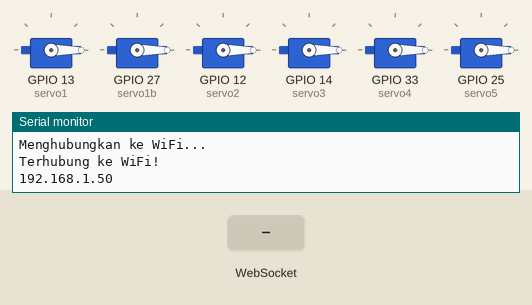
The sketch below on a simulated ESP32. On the bench: 6 × servo, the last lines printed to the serial monitor. The test bench sets the inputs (shaded band). WiFi joins after 1.5 s; servers stay silent unless stated.

Above: at 3.2 s.
3.3 s: WebSocket text "1" received
At 3.6 s:
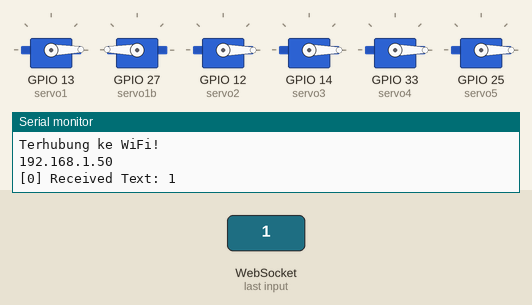
4.8 s: WebSocket text "1:90" received
At 6.0 s:
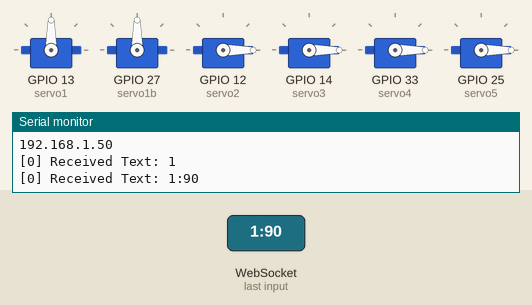
Timing chart, 0 to 7.8 s (numbered marks = the images above; inputs shaded):
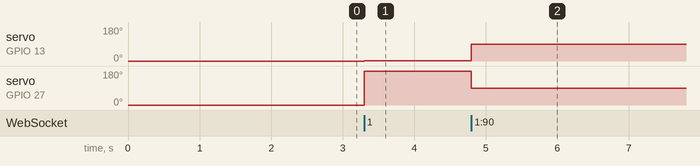

The sketch:

main.ino
```cpp
#include <WiFi.h>
#include <WebServer.h>
#include <ESP32Servo.h>
#include <AccelStepper.h>
#include "WebSocketHandler.h"  // Tambahkan ini

const char* ssid = "Setrika";
const char* password = "11223344";

#define motorInterfaceType 1
#define dirPin 26  // Pin untuk direction
#define stepPin 32

AccelStepper stepper(motorInterfaceType, stepPin, dirPin);

WebServer server(80);  // HTTP server pada port 80

// Objek servo
Servo servo1;   // Lower arm servo 1
Servo servo1b;  // Lower arm servo 2 (tambahan)
Servo servo2;
Servo servo3;
Servo servo4;
Servo servo5;
Servo servo6;

// Initial positions for the servos
int servo1_pos = 0;
int servo1b_pos = 0;
int servo2_pos = 0;
int servo3_pos = 0;
int servo4_pos = 0;
int servo5_pos = 0;
int servo6_pos = 0;

// Constants for recording
const int MAX_MOTION_STEPS = 100;  // Maximum number of steps that can be recorded

// Arrays to store recorded positions
int recordedPositions1[MAX_MOTION_STEPS];
int recordedPositions1b[MAX_MOTION_STEPS];
int recordedPositions2[MAX_MOTION_STEPS];
int recordedPositions3[MAX_MOTION_STEPS];
int recordedPositions4[MAX_MOTION_STEPS];
int recordedPositions5[MAX_MOTION_STEPS];
int recordedPositions6[MAX_MOTION_STEPS];

// Recording variables
// isRecording = false;
// isPlaying = false;
// currentStep = 0;
// playIndex = 0;

// lastPlayTime = 0;

// Halaman HTML
const char* htmlPage = R"rawliteral(
<!DOCTYPE html>
<html lang="en">
  <head>
    <meta charset="UTF-8" />
    <meta name="viewport" content="width=device-width, initial-scale=1.0" />
    <title>Robot Arm Control</title>
    <style>
      body {
        font-family: Arial, sans-serif;
        background-color: #f4f4f4;
        color: #333;
        margin: 0;
        padding: 20px;
        display: flex;
        flex-direction: column;
        align-items: center;
        justify-content: center;
        height: 100vh;
      }

      h1 {
        color: #333;
        margin-bottom: 20px;
      }

      div {
        margin-bottom: 15px;
        width: 100%;
        max-width: 400px;
      }

      label {
        font-size: 1.2em;
        display: block;
        margin-bottom: 5px;
      }

      input[type="range"] {
        width: 100%;
        height: 5px;
        -webkit-appearance: none;
        appearance: none;
        background: #ddd;
        border-radius: 5px;
        outline: none;
      }

      input[type="range"]::-webkit-slider-thumb {
        -webkit-appearance: none;
        appearance: none;
        width: 20px;
        height: 20px;
        background: #333;
        cursor: pointer;
        border-radius: 50%;
      }

      input[type="range"]::-moz-range-thumb {
        width: 20px;
        height: 20px;
        background: #333;
        cursor: pointer;
        border-radius: 50%;
      }

      .degree-display {
        font-size: 1.2em;
        margin-top: 10px;
        text-align: center;
        color: #555;
      }

      .button-container {
        display: flex;
        gap: 10px;
        margin-top: 20px;
        flex-wrap: wrap;
      }

      button {
        padding: 10px 20px;
        font-size: 1em;
        background-color: #333;
        color: white;
        border: none;
        border-radius: 5px;
        cursor: pointer;
        transition: background-color 0.3s ease;
      }

      button:hover {
        background-color: #555;
      }

      /* Responsive styling */
      @media (max-width: 600px) {
        h1 {
          font-size: 1.5em;
        }

        label {
          font-size: 1em;
        }

        button {
          padding: 8px 15px;
          font-size: 0.9em;
        }
      }
    </style>
  </head>
  <body>
    <h1>Robot Arm Control</h1>

    <div id="objectInfo">
      <h2>Object Position and Color</h2>
      <p id="objectPosition">Position: -</p>
      <p id="objectColor">Color: -</p>
    </div>

    <div>
      <label for="servo1">Lower Arm: <span id="servo1Degree">0</span>°</label>
      <input
        type="range"
        id="servo1"
        min="0"
        max="180"
        value="0"
        oninput="updateSlider(1, this.value)"
      />
    </div>

    <div>
      <label for="servo2">Center Arm: <span id="servo2Degree">0</span>°</label>
      <input
        type="range"
        id="servo2"
        min="0"
        max="170"
        value="0"
        oninput="updateSlider(2, this.value)"
      />
    </div>

    <div>
      <label for="servo3">Upper Arm: <span id="servo3Degree">0</span>°</label>
      <input
        type="range"
        id="servo3"
        min="0"
        max="170"
        value="0"
        oninput="updateSlider(3, this.value)"
      />
    </div>

    <div>
      <label for="servo4">Neck Gripper: <span id="servo4Degree">0</span>°</label>
      <input
        type="range"
        id="servo4"
        min="0"
        max="360"
        value="0"
        oninput="updateSlider(4, this.value)"
      />
    </div>

    <div>
      <label for="servo5">Gripper: <span id="servo5Degree">0</span>°</label>
      <input
        type="range"
        id="servo5"
        min="0"
        max="180"
        value="0"
        oninput="updateSlider(5, this.value)"
      />
    </div>

    <div>
      <label for="servo7">Stepper Motor Speed: <span id="servo7Degree">0</span>°</label>
      <input
        type="range"
        id="stepper"
        min="0"
        max="360"
        value="0"
        oninput="updateSlider(7, this.value)"
      />
    </div>

    <!-- Button Section -->
    <div class="button-container">
      <button id="recordBtn" onclick="sendCommand('record')">Record</button>
      <button id="stopRecordBtn" onclick="sendCommand('stopRecord')">Stop Record</button>
      <button id="playRecordBtn" onclick="sendCommand('play')">Play Record</button>
      <button id="stopPlayBtn" onclick="sendCommand('stopPlay')">Stop Play</button>
    </div>

    <script>
      var webSocket = new WebSocket("ws://" + window.location.hostname + ":81/");

      function updateSlider(servo, angle) {
        document.getElementById(`servo${servo}Degree`).innerText = angle;
        sendServoPosition(servo, angle);
      }

      function sendServoPosition(servo, angle) {
        webSocket.send(servo + ":" + angle);
      }

      function sendServoPosition(servo, angle) {
        webSocket.send(servo + ":" + angle);
      }

      function sendCommand(command) {
        webSocket.send("cmd:" + command);
      }

      webSocket.onmessage = function(event) {
        // Data posisi dan warna diterima melalui WebSocket
        const data = event.data.split(",");
        const x = data[0];
        const y = data[1];
        const color = data[2];

        // Perbarui teks di halaman
        document.getElementById("objectPosition").innerText = `Position: X = ${x}, Y = ${y}`;
        document.getElementById("objectColor").innerText = `Color: ${color}`;
      };
    </script>
  </body>
</html>
)rawliteral";

// Fungsi untuk menangani permintaan root
void handleRoot() {
  server.send(200, "text/html", htmlPage);
}

void moveAllServos() {
  servo1.write(servo1_pos);
  servo1b.write(servo1b_pos);
  servo2.write(servo2_pos);
  servo3.write(servo3_pos);
  servo4.write(servo4_pos);
  servo5.write(servo5_pos);
  servo6.write(servo6_pos);
}

void setup() {
  Serial.begin(115200);

  // Koneksi ke WiFi
  WiFi.begin(ssid, password);
  while (WiFi.status() != WL_CONNECTED) {
    delay(1000);
    Serial.println("Menghubungkan ke WiFi...");
  }
  Serial.println("Terhubung ke WiFi!");
  Serial.println(WiFi.localIP());

  // Setup servo
  servo1.attach(13);   // Lower arm servo 1
  servo1b.attach(27);  // Lower arm servo 2 (terbalik)
  servo2.attach(12);   // Center arm
  servo3.attach(14);   // Upper arm
  servo4.attach(33);   // Neck gripper
  servo5.attach(25);   // Gripper

  moveAllServos();

  stepper.setCurrentPosition(0);  // Set posisi awal ke 0
  stepper.setMaxSpeed(500);       // Set kecepatan maksimum motor stepper
  stepper.setAcceleration(500);   // Set acceleration rate (steps per second^2)

  // Inisialisasi WebSocket
  initWebSocket();

  String jsonData = "{\"x\": 100, \"y\": 150, \"color\": \"Blue\"}";
  webSocket.broadcastTXT(jsonData);  // Kirim data ke semua client yang terhubung

  // Setup server
  server.on("/", handleRoot);
  server.begin();
}

// void recordPosition() {
//   if (currentStep < MAX_MOTION_STEPS) {
//     recordedPositions1[currentStep] = servo1_pos;
//     recordedPositions1b[currentStep] = servo1b_pos;
//     recordedPositions2[currentStep] = servo2_pos;
//     recordedPositions3[currentStep] = servo3_pos;
//     recordedPositions4[currentStep] = servo4_pos;
//     recordedPositions5[currentStep] = servo5_pos;
//     recordedPositions6[currentStep] = servo6_pos;
//     currentStep++;
//   } else {
//     Serial.println("Recording buffer full.");
//   }
// }

// void playRecordedMotion() {
//   if (millis() - lastPlayTime > 0) {  // Play motion every 500 ms
//     if (playIndex < currentStep) {
//       servo1.write(recordedPositions1[playIndex]);
//       servo1b.write(recordedPositions1b[playIndex]);
//       servo2.write(recordedPositions2[playIndex]);
//       servo3.write(recordedPositions3[playIndex]);
//       servo4.write(recordedPositions4[playIndex]);
//       servo5.write(recordedPositions5[playIndex]);
//       servo6.write(recordedPositions6[playIndex]);
//       playIndex++;
//       lastPlayTime = millis();
//     } else {
//       isPlaying = false;  // Stop playing when done
//     }
//   }
// }

void loop() {
  webSocket.loop();  // WebSocket loop
  server.handleClient();
  stepper.run();

  // if (isRecording) recordPosition();
  // if (isPlaying) playRecordedMotion();
}
```

WebSocketHandler.cpp
```cpp
#include "esp32-hal.h"
#include <cmath>
// WebSocketHandler.cpp
#include "WebSocketHandler.h"

// Recording variables
// bool isRecording = false;
// bool isPlaying = false;
// int currentStep = 0;
// int playIndex = 0;

// unsigned long lastPlayTime = 0;

// Definisikan WebSocket pada port 81
WebSocketsServer webSocket = WebSocketsServer(81);

void initWebSocket() {
  webSocket.begin();
  webSocket.onEvent(webSocketEvent);
}

// Fungsi untuk menangani event WebSocket
void webSocketEvent(uint8_t num, WStype_t type, uint8_t* payload, size_t length) {
  if (type == WStype_TEXT) {
    String message = String((char*)payload);
    Serial.printf("[%u] Received Text: %s\n", num, payload);

    // Parsing pesan dari WebSocket (contoh: "1:90" berarti Servo 1, sudut 90 derajat)
    int servoIndex = message.substring(0, message.indexOf(':')).toInt();
    int angle = message.substring(message.indexOf(':') + 1).toInt();

    // Kontrol servo sesuai dengan pesan yang diterima
    switch (servoIndex) {
      case 1:
        servo1.write(angle);
        servo1b.write(180 - angle);
        break;
      case 2:
        servo2.write(angle);
        break;
      case 3:
        servo3.write(angle);
        break;
      case 4:
        servo4.write(angle);
        break;
      case 5:
        servo5.write(angle);
        break;
      case 6:
        servo6.write(angle);
        break;
      case 7:
        if (angle != stepper.currentPosition()) {
          stepper.moveTo(angle * (stepper.maxSpeed() / 360));  // Hanya bergerak jika ada perubahan posisi
        }
        break;
    }

    // if(message.startsWith("cmd:")){
    //   String c = message.substring(4);
    //   if (c == "record") {
    //     isRecording = true;
    //     isPlaying = false;
    //     currentStep = 0;
    //     Serial.println("Recording started");
    //   } else if (c == "stopRecord"){
    //     isRecording = false;
    //     Serial.printf("Recording stopped");
    //   } else if (c == "play"){
    //     isPlaying = true;
    //     isRecording = false;
    //     lastPlayTime = millis();
    //     Serial.println("Playing recorded");
    //   } else {
    //     isPlaying = false;
    //     Serial.println("Playback stopped");
    //   }
  }
}
```

WebSocketHandler.h
```cpp
// WebSocketHandler.h
#ifndef WEBSOCKETHANDLER_H
#define WEBSOCKETHANDLER_H

#include <WebSocketsServer.h>
#include <ESP32Servo.h>
#include <AccelStepper.h>

// Deklarasi WebSocket server pada port 81
extern WebSocketsServer webSocket;

// Deklarasi untuk objek servo dan stepper
extern Servo servo1, servo1b, servo2, servo3, servo4, servo5, servo6;
extern AccelStepper stepper;

extern bool isRecording;
extern bool isPlaying;
extern int currentStep;
extern int playIndex;

extern unsigned long lastPlayTime;

// Deklarasi fungsi WebSocket
void initWebSocket();
void webSocketEvent(uint8_t num, WStype_t type, uint8_t* payload, size_t length);

#endif
```

Measured:
- after the input at 3.3 s, servo on GPIO 13 (servo1): 0° → 1° at once; servo on GPIO 27 (servo1b): 0° → 179° at once
- after the input at 4.8 s, servo on GPIO 13 (servo1): 1° → 90° at once; servo on GPIO 27 (servo1b): 179° → 90° at once
